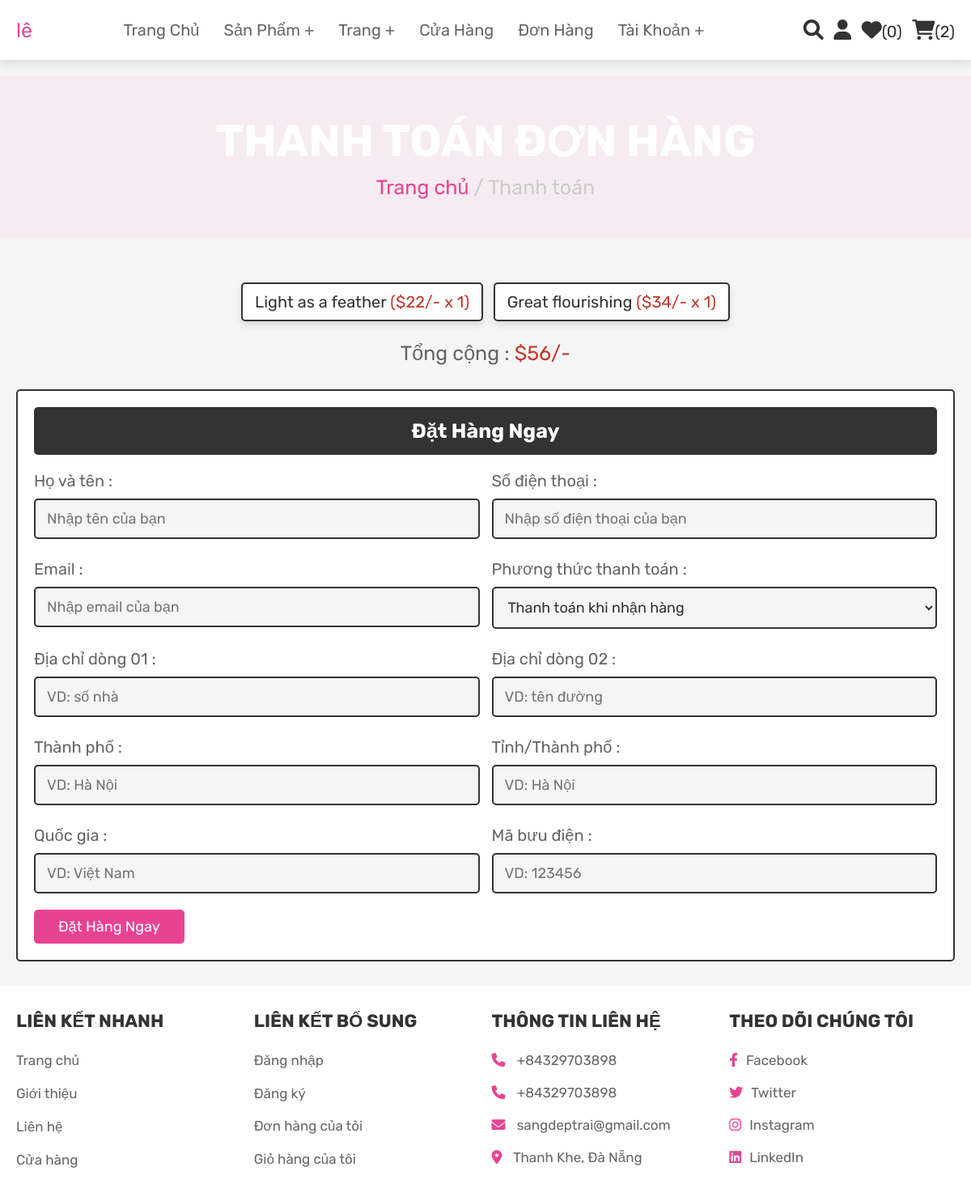
The page /checkout.php (signed in) on the database its author committed.
### tables this page shows
CREATE TABLE `cart` (
  `id` int(100) NOT NULL,
  `user_id` int(100) NOT NULL,
  `pid` int(100) NOT NULL,
  `name` varchar(100) NOT NULL,
  `price` int(100) NOT NULL,
  `quantity` int(100) NOT NULL,
  `image` varchar(100) NOT NULL
);

### checkout.php (the view, shortened to what this page needs)
<?php
@include 'config.php';
$user_id = $_SESSION['user_id'];
?>
<!DOCTYPE html>
<html lang="vi">
<head>
   <link rel="stylesheet" href="https://cdnjs.cloudflare.com/ajax/libs/font-awesome/6.0.0/css/all.min.css">
   <link rel="stylesheet" href="css/style.css">
</head>
<body>
<?php @include 'header.php'; ?>
<section class="heading">
    <h3>Thanh toán đơn hàng</h3>
    <p> <a href="home.php">Trang chủ</a> / Thanh toán </p>
</section>
<section class="display-order">
    <?php
        $grand_total = 0;
        $select_cart = mysqli_query($conn, "SELECT * FROM `cart` WHERE user_id = '$user_id'") or die('Lỗi truy vấn');
        if(mysqli_num_rows($select_cart) > 0){
            while($fetch_cart = mysqli_fetch_assoc($select_cart)){
            $total_price = ($fetch_cart['price'] * $fetch_cart['quantity']);
            $grand_total += $total_price;
    ?>
    <p> <?php echo $fetch_cart['name'] ?> <span>(<?php echo '$'.$fetch_cart['price'].'/-'.' x '.$fetch_cart['quantity']  ?>)</span> </p>
    <?php
        }
        }else{
            echo '<p class="empty">Giỏ hàng của bạn trống</p>';
        }
    ?>
    <div class="grand-total">Tổng cộng : <span>$<?php echo $grand_total; ?>/-</span></div>
</section>
<section class="checkout">
    <form action="" method="POST">
        <h3>Đặt hàng ngay</h3>
        <div class="flex">
            <div class="inputBox">
                <span>Họ và tên :</span>
                <input type="text" name="name" placeholder="Nhập tên của bạn">
            </div>
            <div class="inputBox">
                <span>Số điện thoại :</span>
                <input type="number" name="number" min="0" placeholder="Nhập số điện thoại của bạn">
            </div>
            <div class="inputBox">
                <span>Email :</span>
                <input type="email" name="email" placeholder="Nhập email của bạn">
            </div>
            <div class="inputBox">
                <span>Phương thức thanh toán :</span>
                <select name="method">
                    <option value="cash on delivery">Thanh toán khi nhận hàng</option>
                </select>
            </div>
            <div class="inputBox">
                <span>Địa chỉ dòng 01 :</span>
                <input type="text" name="flat" placeholder="VD: số nhà">
            </div>
            <div class="inputBox">
                <span>Địa chỉ dòng 02 :</span>
                <input type="text" name="street" placeholder="VD: tên đường">
            </div>
            <div class="inputBox">
                <span>Thành phố :</span>
                <input type="text" name="city" placeholder="VD: Hà Nội">
            </div>
            <div class="inputBox">
                <span>Tỉnh/Thành phố :</span>
                <input type="text" name="state" placeholder="VD: Hà Nội">
            </div>
            <div class="inputBox">
                <span>Quốc gia :</span>
                <input type="text" name="country" placeholder="VD: Việt Nam">
            </div>
            <div class="inputBox">
                <span>Mã bưu điện :</span>
                <input type="number" min="0" name="pin_code" placeholder="VD: 123456">
            </div>
        </div>
        <input type="submit" name="order" value="Đặt hàng ngay" class="btn">
    </form>
</section>
<?php @include 'footer.php'; ?>
</body>
</html>

### css/style.css (style rules this page uses)
:root { --pink: #e84393; --red: #c0392b; --orange: #f39c12; --black: #333; --white: #fff; --light-color: #666; --light-white: #ccc; --light-bg: #f5f5f5; --border: .2rem solid var(--black); --box-shadow: 0 .5rem 1rem rgba(0, 0, 0, .1); }
* { font-family: 'Rubik', sans-serif; margin: 0; padding: 0; box-sizing: border-box; outline: none; border: none; text-decoration: none; transition: all .2s linear; }
html { font-size: 62.5%; overflow-x: hidden; scroll-behavior: smooth; scroll-padding-top: 6.5rem; }
body { background: var(--light-bg); }
section { padding: 3rem 2rem; }
.btn, .delete-btn, .option-btn { display: inline-block; border-radius: .5rem; margin-top: 1rem; font-size: 1.8rem; color: var(--white); cursor: pointer; padding: 1rem 3rem; text-transform: capitalize; }
.btn { background-color: var(--pink); }
.heading { display: flex; flex-flow: column; align-items: center; justify-content: center; gap: 1rem; background-color: var(--black); text-align: center; min-height: 25vh; }
.heading h3 { font-size: 5.5rem; color: var(--white); text-transform: uppercase; }
.heading p { font-size: 2.5rem; color: var(--light-white); }
.heading p a { color: var(--pink); }
.display-order { max-width: 1200px; margin: 0 auto; text-align: center; padding-bottom: 0; }
.display-order p { display: inline-block; border-radius: .5rem; font-size: 2rem; color: var(--black); padding: 1rem 1.5rem; margin: .5rem; background-color: var(--white); box-shadow: var(--box-shadow); border: var(--border); }
.display-order p span { color: var(--red); }
.display-order .grand-total { margin-top: 2rem; font-size: 2.5rem; color: var(--light-color); }
.display-order .grand-total span { color: var(--red); }
.checkout form { background-color: var(--white); border: var(--border); max-width: 1200px; margin: 0 auto; border-radius: .5rem; padding: 2rem; box-shadow: var(--border); }
.checkout form h3 { padding: 1.5rem; font-size: 2.5rem; margin-bottom: 2rem; background-color: var(--black); color: var(--white); border-radius: .5rem; text-align: center; text-transform: capitalize; }
.checkout form .flex { display: flex; flex-wrap: wrap; gap: 1.5rem; }
.checkout form .flex .inputBox { flex: 1 1 40rem; }
.checkout form .flex .inputBox input, .checkout form .flex .inputBox select { margin: 1rem 0; width: 100%; background-color: var(--light-bg); padding: 1.2rem 1.4rem; border: var(--border); font-size: 1.8rem; color: var(--black); border-radius: .5rem; }
.checkout form .flex .inputBox span { font-size: 2rem; color: var(--light-color); }
.heading { text-align: center; font-size: 4rem; color: #333; padding: 1rem; margin: 2rem 0; background: rgba(255, 51, 153, .05); }

### rows shown on the page
cart: name "Light as a feather", price "22", quantity "1"
cart: name "Great flourishing", price "34", quantity "1"

### other values the page prints
$name "lê"
$wishlist_num_rows "0"
$cart_num_rows "2"
$grand_total "56"
